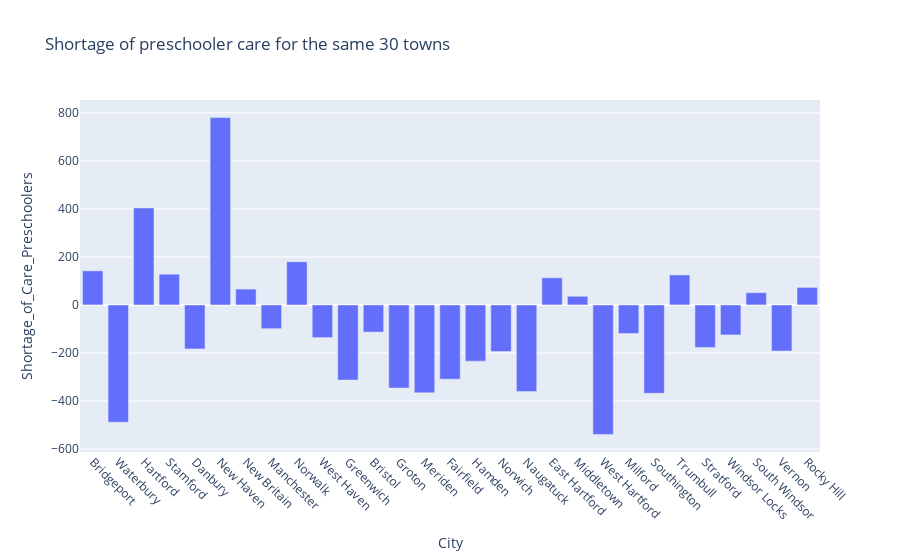

Here is the notebook cell this chart was saved with:
### Code cell
# produce a plot of shortage of care for preschoolers from the same sorted subset df2
# based on the ascending sort of shortage of care for infants and toddlers

fig = px.bar(df2, x="City", y="Shortage_of_Care_Preschoolers", title='Shortage of preschooler care for the same 30 towns') 
fig.update_xaxes(tickangle=45)
fig.show()

### Figure 1 — Plotly figure (JSON) as saved in the notebook; plotly's stock layout.template omitted (floating-point values rounded to 4 significant figures)
{"data": [{"alignmentgroup": "True", "hovertemplate": "City=%{x}<br>Shortage_of_Care_Preschoolers=%{y}<extra></extra>", "legendgroup": "", "marker": {"color": "#636efa"}, "name": "", "offsetgroup": "", "orientation": "v", "showlegend": false, "textposition": "auto", "type": "bar", "x": ["Bridgeport", "Waterbury", "Hartford", "Stamford", "Danbury", "New Haven", "New Britain", "Manchester", "Norwalk", "West Haven", "Greenwich", "Bristol", "Groton", "Meriden", "Fairfield", "Hamden", "Norwich", "Naugatuck", "East Hartford", "Middletown", "West Hartford", "Milford", "Southington", "Trumbull", "Stratford", "Windsor Locks", "South Windsor", "Vernon", "Rocky Hill"], "xaxis": "x", "y": [142, -488, 404, 128, -183, 780, 66, -99, 180, -136, -313, -113, -346, -366, -309, -234, -194, -360, 113, 36, -539, -119, -368, 125, -177, -125, 51, -192, 73], "yaxis": "y"}], "layout": {"barmode": "relative", "legend": {"tracegroupgap": 0}, "title": {"text": "Shortage of preschooler care for the same 30 towns"}, "xaxis": {"anchor": "y", "domain": [0, 1], "tickangle": 45, "title": {"text": "City"}}, "yaxis": {"anchor": "x", "domain": [0, 1], "title": {"text": "Shortage_of_Care_Preschoolers"}}}}
